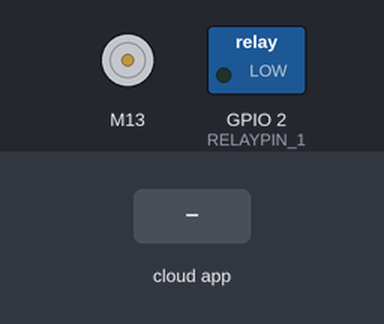
This sketch was run on a simulated ESP8266 (NodeMCU). On the bench: DC motor (green arrow = forward, orange = backward, longer = faster), switched loads named in the sketch (green lamp = pin HIGH). The test bench sets the inputs (shaded band). WiFi joins after 1.5 s; servers stay silent unless stated; what the sketch prints to the serial monitor is not drawn.

Above: at 2.7 s.
2.8 s: the phone or cloud app sets 64c2e5512ac6a1822a944e44 to 0
At 3.6 s:
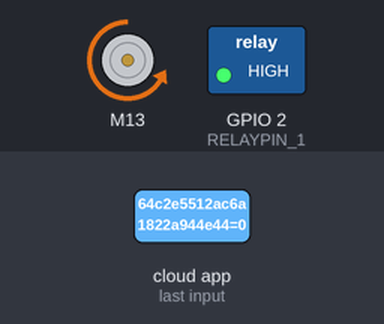
At 4.5 s:
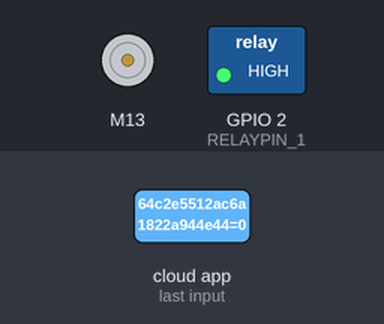
5.3 s: the phone or cloud app sets 64c2e5512ac6a1822a944e44 to 1
At 5.7 s:
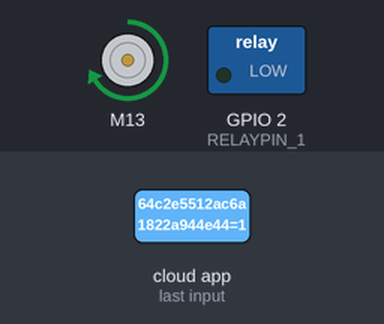
Timing chart, 0 to 8.3 s (numbered marks = the images above; inputs shaded):
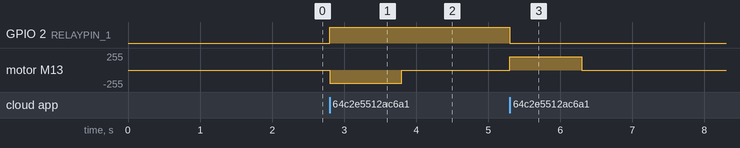

The sketch:

motorControlWithAlexa.ino
```cpp
/*
 * Simple example for how to use multiple SinricPro Switch device:
 * - setup 4 switch devices
 * - handle request using multiple callbacks
 *
 * If you encounter any issues:
 * - check the readme.md at https://github.com/sinricpro/esp8266-esp32-sdk/blob/master/README.md
 * - ensure all dependent libraries are installed
 *   - see https://github.com/sinricpro/esp8266-esp32-sdk/blob/master/README.md#arduinoide
 *   - see https://github.com/sinricpro/esp8266-esp32-sdk/blob/master/README.md#dependencies
 * - open serial monitor and check whats happening
 * - check full user documentation at https://sinricpro.github.io/esp8266-esp32-sdk
 * - visit https://github.com/sinricpro/esp8266-esp32-sdk/issues and check for existing issues or open a new one
 */


#ifdef ENABLE_DEBUG
   #define DEBUG_ESP_PORT Serial
   #define NODEBUG_WEBSOCKETS
   #define NDEBUG
#endif

#include <Arduino.h>
#if defined(ESP8266)
  #include <ESP8266WiFi.h>
#elif defined(ESP32) || defined(ARDUINO_ARCH_RP2040)
  #include <WiFi.h>
#endif

#include "SinricPro.h"
#include "SinricProSwitch.h"
#include <L298N.h>

#define WIFI_SSID         "Vijay"
#define WIFI_PASS         "manicsea132"
#define APP_KEY           "0533bae5-513d-4a01-b67e-3b968d41f1d9"
#define APP_SECRET        "230d0c71-5531-413c-bb46-5bc87a0af1d6-fd884712-0516-4d9c-9da6-b60a137b893e"

#define SWITCH_ID_1       "64c2e5512ac6a1822a944e44"
#define RELAYPIN_1        LED_BUILTIN

#define BAUD_RATE         9600                // Change baudrate to your need

#define EN 15
#define IN1 13
#define IN2 12

L298N myMotor(EN,IN1,IN2);

bool onPowerState1(const String &deviceId, bool &state) {
 Serial.printf("Device 1 turned %s", state?"on":"off");
 digitalWrite(RELAYPIN_1, state ? LOW:HIGH);
 if(!state){
   myMotor.backward();
   delay(1000);
   myMotor.stop();
 }else{
   myMotor.forward();
   delay(1000);
   myMotor.stop();
 }
 return true; // request handled properly
}

// setup function for WiFi connection
void setupWiFi() {
  Serial.printf("\r\n[Wifi]: Connecting");

  #if defined(ESP8266)
    WiFi.setSleepMode(WIFI_NONE_SLEEP);
    WiFi.setAutoReconnect(true);
  #elif defined(ESP32)
    WiFi.setSleep(false);
    WiFi.setAutoReconnect(true);
  #endif

  WiFi.begin(WIFI_SSID, WIFI_PASS);

  while (WiFi.status() != WL_CONNECTED) {
    Serial.printf(".");
    delay(250);
  }

  Serial.printf("connected!\r\n[WiFi]: IP-Address is %s\r\n", WiFi.localIP().toString().c_str());
}

// setup function for SinricPro
void setupSinricPro() {
  // add devices and callbacks to SinricPro
  pinMode(RELAYPIN_1, OUTPUT);

  SinricProSwitch& mySwitch1 = SinricPro[SWITCH_ID_1];
  mySwitch1.onPowerState(onPowerState1);


  // setup SinricPro
  SinricPro.onConnected([](){ Serial.printf("Connected to SinricPro\r\n"); });
  SinricPro.onDisconnected([](){ Serial.printf("Disconnected from SinricPro\r\n"); });

  SinricPro.begin(APP_KEY, APP_SECRET);
}

// main setup function
void setup() {
  myMotor.setSpeed(200);
  Serial.begin(BAUD_RATE); Serial.printf("\r\n\r\n");
  setupWiFi();
  setupSinricPro();
}

void loop() {
  SinricPro.handle();
}
```

Measured:
- after the input at 2.8 s, GPIO 2 (RELAYPIN_1): LOW → HIGH at once; motor M13: stopped → backward 200/255 at once, → stopped 1.0 s later
- after the input at 5.3 s, GPIO 2 (RELAYPIN_1): HIGH → LOW at once; motor M13: stopped → forward 200/255 at once, → stopped 1.0 s later
